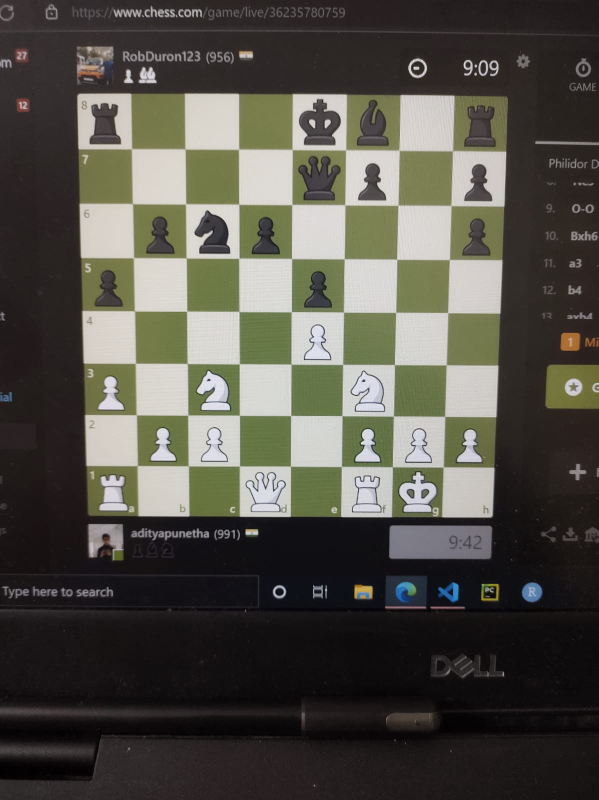
#> input picture Backend/data/images/chessboard/chessboard_captured_image.png, 1197 x 1600 px (shown at 1/2 size)
$ jupyter execute Preprocessing.ipynb   (shell and % lines are left out)
#> lines starting #> are read from the running program, lines starting #| are printed output that depends on the picture; after the words box and inside, x2 and y2 are one past the last pixel; in counts of white or black regions, pixels touching at a corner belong together
### Backend/preprocessing and training/my_functions.py
import cv2
import numpy as np


def biggest_contour(contours):
    biggest = np.array([])
    max_area = 0
    for i in contours:
        area = cv2.contourArea(i)
        if area > 50:
            peri = cv2.arcLength(i, True)
            approx = cv2.approxPolyDP(i, 0.02 * peri, True)
            if area > max_area and len(approx) == 4:
                biggest = approx
                max_area = area
    return biggest, max_area


def show_my_image(my_img):
    cv2.imshow("image", my_img)
    cv2.waitKey(0)
    cv2.destroyAllWindows()


def show_my_small_image(my_img):
    show_my_image(cv2.resize(my_img, (0, 0), fx=0.5, fy=0.5))


def reorder(my_points):
    my_points = my_points.reshape((4, 2))
    my_points_new = np.zeros((4, 1, 2), dtype=np.int32)
    add = my_points.sum(1)
    my_points_new[0] = my_points[np.argmin(add)]
    my_points_new[3] = my_points[np.argmax(add)]
    diff = np.diff(my_points, axis=1)
    my_points_new[1] = my_points[np.argmin(diff)]
    my_points_new[2] = my_points[np.argmax(diff)]
    return my_points_new

### Backend/preprocessing and training/Preprocessing.ipynb
# Import Dependencies

[cell 1]
import cv2
import numpy as np
import matplotlib.pyplot as plt

[cell 2]
import my_functions as mf

# Importing Image

[cell 3]
img = cv2.imread('../data/images/chessboard/chessboard_captured_image.png')
#> img is the input picture: shape (1600, 1197, 3); mean B, G, R 72, 80.2, 82.5

[cell 4]
plt.imshow(cv2.cvtColor(img, cv2.COLOR_BGR2RGB))

[cell 5]
mf.show_my_small_image(img)

# Apply adaptive threshold

[cell 6]
def pre_process(img):
    imgGray = cv2.cvtColor(img, cv2.COLOR_BGR2GRAY)  # CONVERT IMAGE TO GRAY SCALE
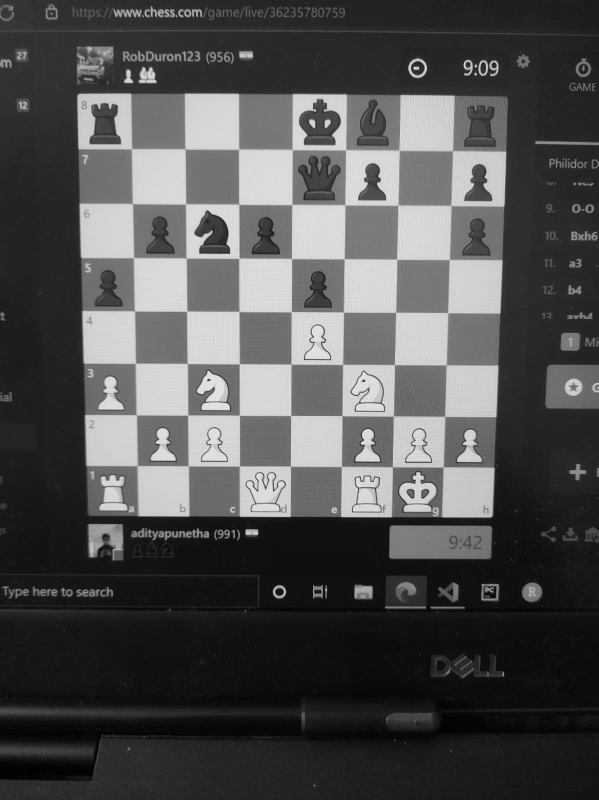
#> imgGray: shape (1600, 1197) (shown at 1/2 size); min 0, max 254, mean 80
    imgBlur = cv2.GaussianBlur(imgGray, (5, 5), 1)  # ADD GAUSSIAN BLUR
    imgThreshold = cv2.adaptiveThreshold(imgBlur, 255, 1, 1, 11, 2)  # APPLY ADAPTIVE THRESHOLD
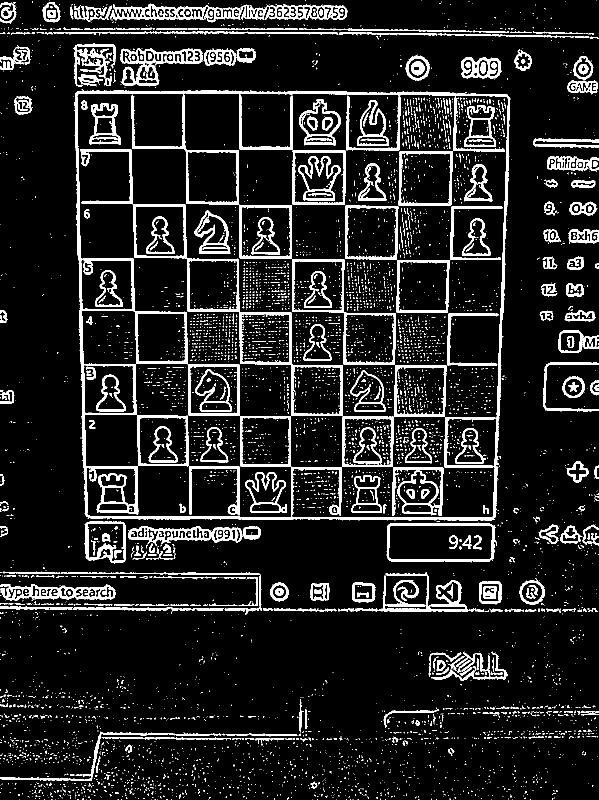
#> imgThreshold: shape (1600, 1197) (shown at 1/2 size); 11.2% white; 6087 white regions (5685 under 20 px)
    return imgThreshold

[cell 7]
pre_processed_img = pre_process(img)

[cell 8]
plt.imshow(pre_processed_img, cmap='gray')

[cell 9]
mf.show_my_small_image(pre_processed_img)
#> in show_my_image (call 2), `cv2.imshow("image", my_img)`:
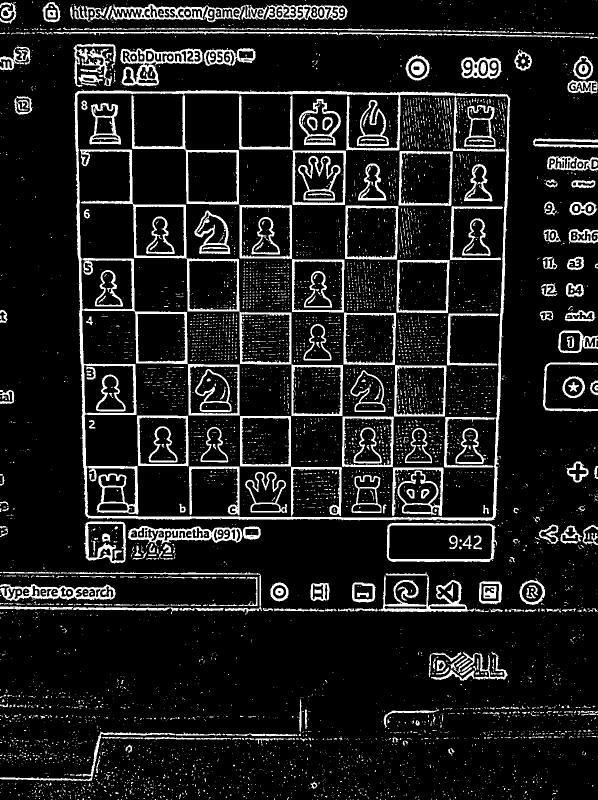
#> window 'image': shape (800, 598); min 0, max 255, mean 28.6

# Finding Contours

[cell 10]
img_contours = img.copy()

[cell 11]
contours, hierarchy = cv2.findContours(pre_processed_img, cv2.RETR_LIST, cv2.CHAIN_APPROX_SIMPLE)
#> contours = 6420 contours, 5915 with area under 20; largest, box (x1, y1, x2, y2) and area: (149, 180, 1021, 1042) 723000, (153, 185, 1017, 1036) 635718, (160, 299, 686, 832) 44068, (478, 410, 792, 730) 32324, (773, 1046, 994, 1125) 16124

[cell 12]
cv2.drawContours(img_contours, contours, -1, (0, 255, 0), 3)
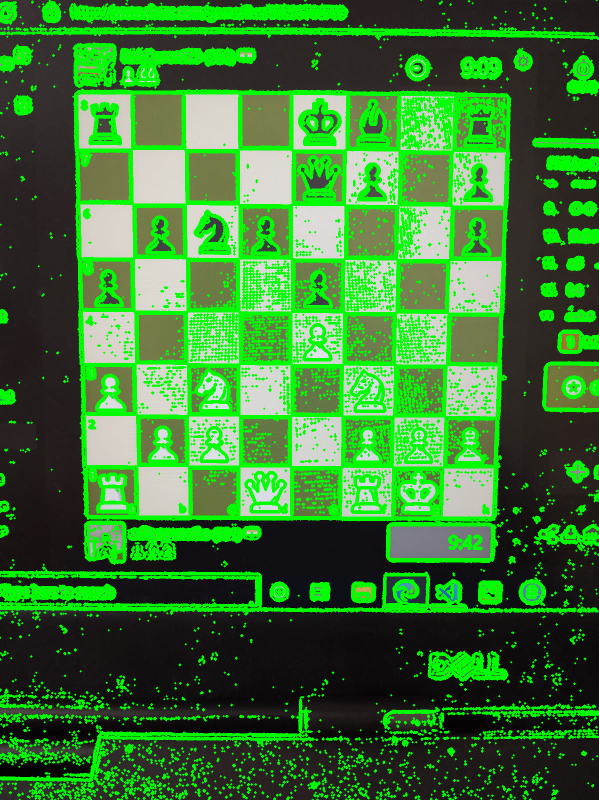
#> img_contours: shape (1600, 1197, 3) (shown at 1/2 size); mean B, G, R 50, 122.2, 57.3
print()

[cell 13]
plt.imshow(cv2.cvtColor(img_contours, cv2.COLOR_BGR2RGB))

[cell 14]
mf.show_my_small_image(img_contours)
#> in show_my_image (call 3), `cv2.imshow("image", my_img)`:
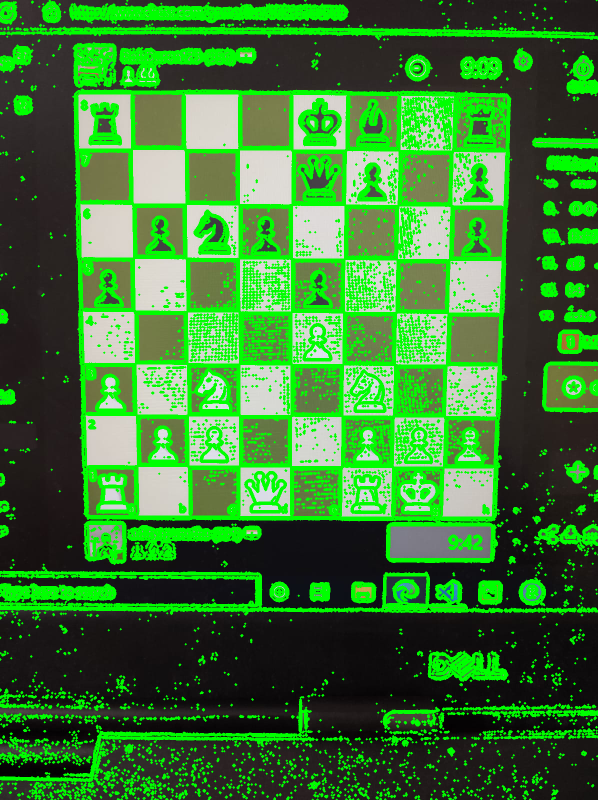
#> window 'image': shape (800, 598, 3); mean B, G, R 50.1, 122.3, 57.4

# Find Biggest Contour

[cell 15]
biggest, max_area = mf.biggest_contour(contours)
#> the loop in biggest_contour, `for i in contours:` made 6420 passes
#> (area, peri, biggest, max_area) on passes 2007, 2012, 2013: (191.5, 125.4, [[390, 1216], [396, 1221], [438, 1221], [446, 1217]], 191.5), (424, 152.1, [[859, 1213], [929, 1212], [931, 1216], [862, 1218]], 424), (455, 185.9, [[768, 1214], [851, 1211], [853, 1217], [771, 1218]], 455)
#> (area, peri, approx) on passes 1104, 1154, 1596, 2005, 2010, 2011: (442, 544.2, [[204, 1474], [454, 1477]]), (308, 310, [[451, 1469], [594, 1470]]), (146.5, 142.2, [[600, 1399], [601, 1464]]), (308.5, 320.7, [[548, 1219], [673, 1220]]), (847.5, 549.3, [[146, 1217], [388, 1220]]), (527.5, 320.3, [[0, 1213], [145, 1215]])
#> after the loop in biggest_contour, `for i in contours:`: biggest = [[154, 183], [175, 1037], [988, 1039], [1015, 190]]; max_area = 722999.5
#> max_area = 722999.5

[cell 16]
biggest
#> Out has the same summary as biggest in biggest_contour

These are the corners of the chess board

[cell 17]
biggest = mf.reorder(biggest)
#> in reorder, `my_points = my_points.reshape((4, 2))`: my_points has the same summary as biggest in biggest_contour
#> in reorder, `add = my_points.sum(1)`: add = [337, 1212, 2027, 1205]
#> in reorder, `diff = np.diff(my_points, axis=1)`: diff = [29, 862, 51, -825]
#> biggest = [[154, 183], [1015, 190], [175, 1037], [988, 1039]]

# Perspective Wrapping

[cell 18]
heightImg = 800
widthImg = 800

[cell 19]
img_big_contour = img.copy()

[cell 20]
if biggest.size != 0:
    biggest = mf.reorder(biggest)
    cv2.drawContours(img_big_contour, biggest, -1, (0, 0, 255), 25) # DRAW THE BIGGEST CONTOUR
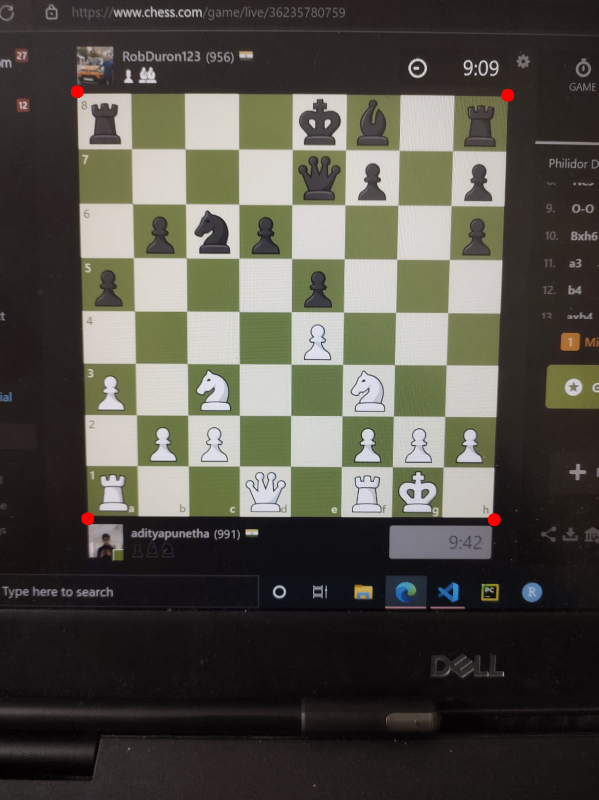
#> img_big_contour: shape (1600, 1197, 3) (shown at 1/2 size); 0.11% of pixels changed, all inside (x1, y1, x2, y2) = (141, 170, 1029, 1053)
    pts1 = np.float32(biggest) # PREPARE POINTS FOR WARP
#> pts1 has the same summary as biggest
    pts2 = np.float32([[0, 0],[widthImg, 0], [0, heightImg],[widthImg, heightImg]]) # PREPARE POINTS FOR WARP
    matrix = cv2.getPerspectiveTransform(pts1, pts2) # GER
#> matrix = [[0.912, -0.0224, -136.4], [-0.0071, 0.873, -158.7], [-6.03e-06, -6.45e-05, 1]]
    img_warp_colored = cv2.warpPerspective(img, matrix, (widthImg, heightImg))
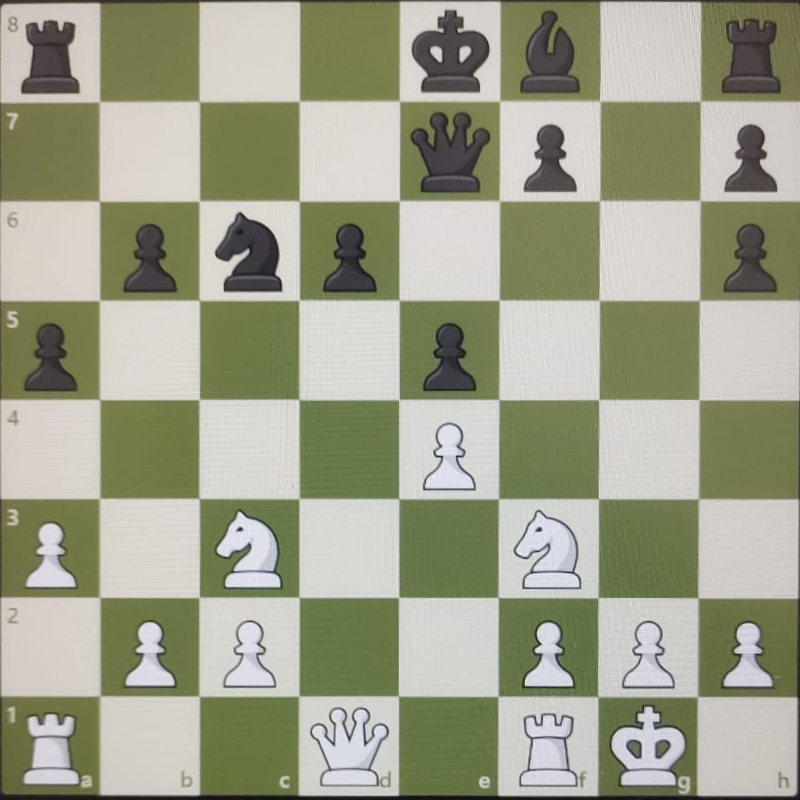
#> img_warp_colored: shape (800, 800, 3); mean B, G, R 139.4, 160.9, 159
    img_warp_colored = cv2.cvtColor(img_warp_colored,cv2.COLOR_BGR2GRAY)
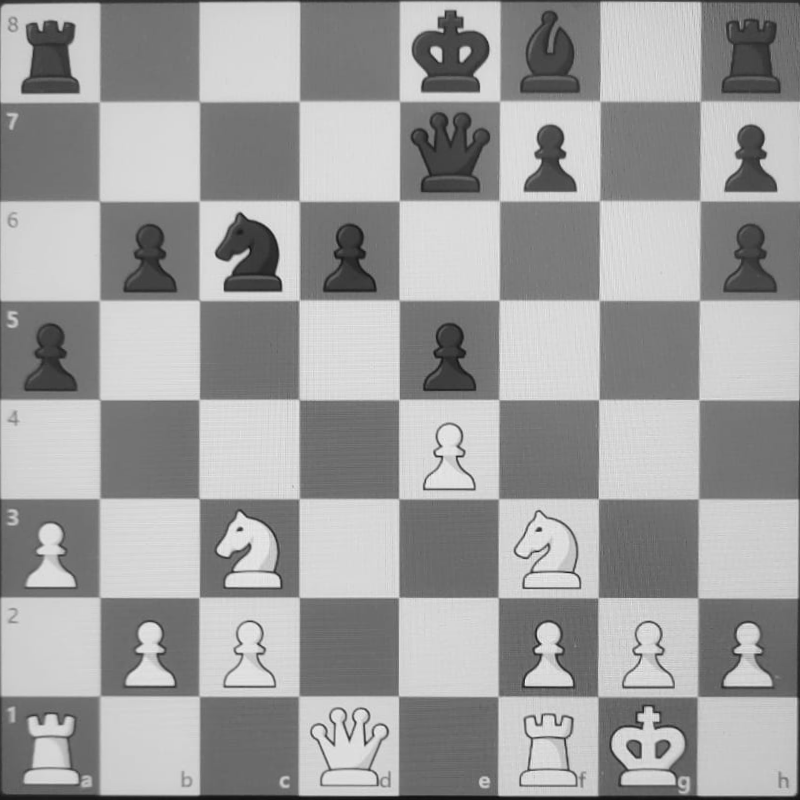
#> img_warp_colored: shape (800, 800); min 13, max 246, mean 157.9

[cell 21]
plt.imshow(img_warp_colored,cmap = 'gray')

[cell 22]
mf.show_my_small_image(img_warp_colored)

[cell 23]
rows = np.vsplit(img_warp_colored,8)
#> rows = 8 items
boxes=[]
for r in rows:
    cols= np.hsplit(r,8)
    for box in cols:
        boxes.append(box)
#> this loop made 8 passes
#> after the loop, boxes = 64 items

[cell 24]
plt.imshow(boxes[0],cmap = 'gray')
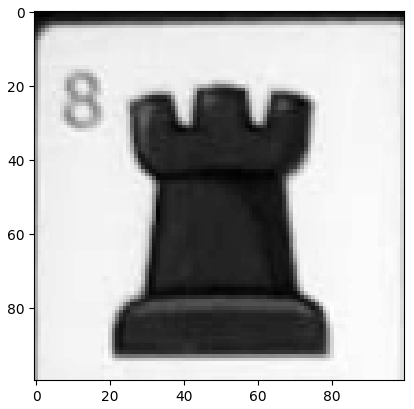
#> figure drawn by matplotlib, 1 panel

[cell 25]
boxes[0].shape
#> Out = (100, 100)
